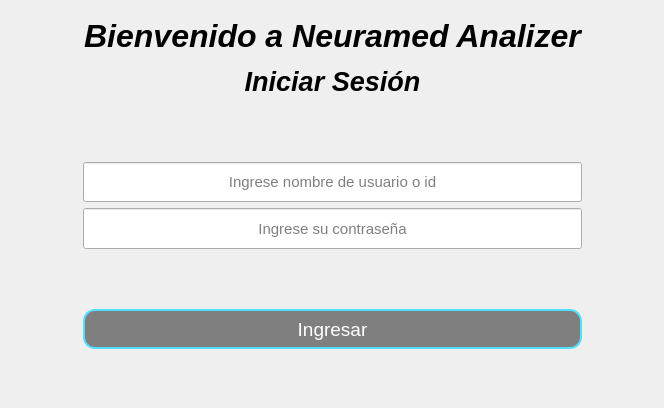
<?xml version="1.0" encoding="UTF-8"?>
<ui version="4.0">
 <class>Ventana_login</class>
 <widget class="QMainWindow" name="Ventana_login">
  <property name="geometry">
   <rect>
    <x>0</x>
    <y>0</y>
    <width>664</width>
    <height>408</height>
   </rect>
  </property>
  <property name="windowTitle">
   <string>MainWindow</string>
  </property>
  <widget class="QWidget" name="centralwidget">
   <layout class="QGridLayout" name="gridLayout_2">
    <item row="0" column="0">
     <widget class="QWidget" name="widget" native="true">
      <property name="sizePolicy">
       <sizepolicy hsizetype="Expanding" vsizetype="Expanding">
        <horstretch>0</horstretch>
        <verstretch>0</verstretch>
       </sizepolicy>
      </property>

      <layout class="QGridLayout" name="gridLayout">
       <item row="0" column="2">
        <spacer name="horizontalSpacer">
         <property name="orientation">
          <enum>Qt::Horizontal</enum>
         </property>
         <property name="sizeHint" stdset="0">
          <size>
           <width>40</width>
           <height>20</height>
          </size>
         </property>
        </spacer>
       </item>
       <item row="0" column="1">
        <layout class="QVBoxLayout" name="verticalLayout">
         <item>
          <widget class="QLabel" name="lbltituloprincipal">
           <property name="font">
            <font>
             <family>Arial</family>
            </font>
           </property>
           <property name="text">
            <string>&lt;html&gt;&lt;head/&gt;&lt;body&gt;&lt;p align=&quot;center&quot;&gt;&lt;span style=&quot; font-size:24pt; font-weight:700; font-style:italic;&quot;&gt;Bienvenido a Neuramed Analizer&lt;/span&gt;&lt;/p&gt;&lt;/body&gt;&lt;/html&gt;</string>
           </property>
          </widget>
         </item>
         <item>
          <widget class="QLabel" name="lbliniciarsesion">
           <property name="sizePolicy">
            <sizepolicy hsizetype="Expanding" vsizetype="Expanding">
             <horstretch>0</horstretch>
             <verstretch>0</verstretch>
            </sizepolicy>
           </property>
           <property name="font">
            <font>
             <family>Arial</family>
             <pointsize>16</pointsize>
            </font>
           </property>
           <property name="text">
            <string>&lt;html&gt;&lt;head/&gt;&lt;body&gt;&lt;p align=&quot;center&quot;&gt;&lt;span style=&quot; font-size:20pt; font-weight:700; font-style:italic;&quot;&gt;Iniciar Sesión&lt;/span&gt;&lt;/p&gt;&lt;/body&gt;&lt;/html&gt;</string>
           </property>
           <property name="alignment">
            <set>Qt::AlignCenter</set>
           </property>
           <property name="wordWrap">
            <bool>true</bool>
           </property>
          </widget>
         </item>
         <item>
          <spacer name="verticalSpacer">
           <property name="orientation">
            <enum>Qt::Vertical</enum>
           </property>
           <property name="sizeHint" stdset="0">
            <size>
             <width>20</width>
             <height>54</height>
            </size>
           </property>
          </spacer>
         </item>
         <item>
          <widget class="QLineEdit" name="txtusuario">
           <property name="sizePolicy">
            <sizepolicy hsizetype="Expanding" vsizetype="Expanding">
             <horstretch>0</horstretch>
             <verstretch>0</verstretch>
            </sizepolicy>
           </property>
           <property name="font">
            <font>
             <family>Arial</family>
             <pointsize>11</pointsize>
            </font>
           </property>
           <property name="mouseTracking">
            <bool>false</bool>
           </property>
           <property name="accessibleDescription">
            <string/>
           </property>
           <property name="styleSheet">
            <string notr="true"/>
           </property>
           <property name="alignment">
            <set>Qt::AlignCenter</set>
           </property>
           <property name="placeholderText">
            <string>Ingrese nombre de usuario o id</string>
           </property>
           <property name="cursorMoveStyle">
            <enum>Qt::LogicalMoveStyle</enum>
           </property>
          </widget>
         </item>
         <item>
          <widget class="QLineEdit" name="txtpassword">
           <property name="sizePolicy">
            <sizepolicy hsizetype="Expanding" vsizetype="Expanding">
             <horstretch>0</horstretch>
             <verstretch>0</verstretch>
            </sizepolicy>
           </property>
           <property name="font">
            <font>
             <family>Arial</family>
             <pointsize>11</pointsize>
            </font>
           </property>
           <property name="mouseTracking">
            <bool>false</bool>
           </property>
           <property name="maxLength">
            <number>20</number>
           </property>
           <property name="echoMode">
            <enum>QLineEdit::Password</enum>
           </property>
           <property name="alignment">
            <set>Qt::AlignCenter</set>
           </property>
           <property name="placeholderText">
            <string>Ingrese su contraseña</string>
           </property>
          </widget>
         </item>
         <item>
          <spacer name="verticalSpacer_2">
           <property name="orientation">
            <enum>Qt::Vertical</enum>
           </property>
           <property name="sizeHint" stdset="0">
            <size>
             <width>20</width>
             <height>54</height>
            </size>
           </property>
          </spacer>
         </item>
         <item>
          <widget class="QPushButton" name="btn_ingresar_info">
           <property name="sizePolicy">
            <sizepolicy hsizetype="Expanding" vsizetype="Expanding">
             <horstretch>0</horstretch>
             <verstretch>0</verstretch>
            </sizepolicy>
           </property>
           <property name="font">
            <font>
             <family>Arial</family>
             <pointsize>14</pointsize>
            </font>
           </property>
           <property name="cursor">
            <cursorShape>PointingHandCursor</cursorShape>
           </property>
           <property name="styleSheet">
            <string notr="true">QPushButton{
    background-color: rgba(0,0,0,120);
    color: white;
    border: 2px solid #4fdfff;
    border-radius: 12px;
    font-size: 14pt;
}

QPushButton:hover {
    background-color: rgba(0, 212, 255, 0.3);
    border: 2px solid #ffffff; 
}

QPushButton:pressed {
    background-color: #00d4ff; 
    color: black;
}</string>
           </property>
           <property name="text">
            <string>Ingresar</string>
           </property>
          </widget>
         </item>
         <item>
          <spacer name="verticalSpacer_3">
           <property name="orientation">
            <enum>Qt::Vertical</enum>
           </property>
           <property name="sizeHint" stdset="0">
            <size>
             <width>20</width>
             <height>40</height>
            </size>
           </property>
          </spacer>
         </item>
        </layout>
       </item>
       <item row="0" column="0">
        <spacer name="horizontalSpacer_2">
         <property name="orientation">
          <enum>Qt::Horizontal</enum>
         </property>
         <property name="sizeHint" stdset="0">
          <size>
           <width>40</width>
           <height>20</height>
          </size>
         </property>
        </spacer>
       </item>
      </layout>
     </widget>
    </item>
   </layout>
  </widget>
 </widget>
 <resources>
  <include location="login_fondo.qrc"/>
 </resources>
 <connections/>
</ui>
